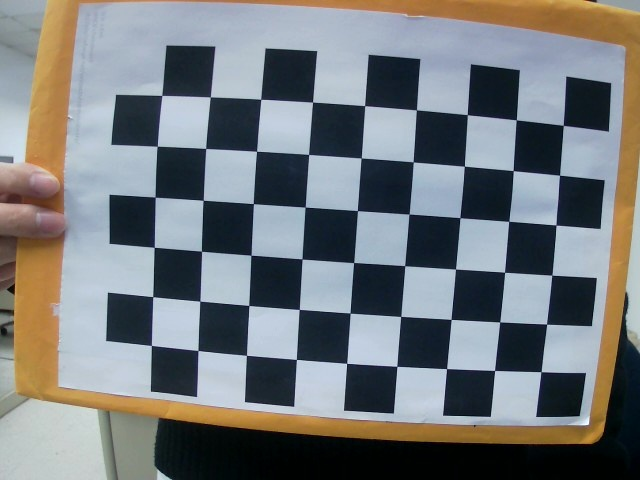
//> input picture Camera_Calibration/input/1_L.jpg, 640 x 480 px
$ ./main   (built with g++ and OpenCV 4)
//> lines starting //> are read from the running program, lines starting //| are printed output that depends on the picture
#include <iostream>
#include<string>
#include<fstream>
#include<opencv2/opencv.hpp>
#include<opencv2/highgui/highgui.hpp>
#include<vector>
using namespace std;
using namespace cv;

int main(int argc, char* argv[])
{
	int checkboardsize[2]{ 6,9 };//棋盤的尺寸
	ifstream fin;
	Mat img, gray;
	char temp[300]{};
	fin.open("case1.txt");
	while (!fin.eof())
	{
		string temp;
		getline(fin, temp);
		img = imread(temp);
//> img is the input picture: 480 rows x 640 cols, CV_8UC3; mean B, G, R 123.2, 121, 117.2

		vector<vector<Point3f> > objpoints;// 三維點
		vector<vector<Point2f> > imgpoints;//二維點


		vector<Point3f> objp;//三維坐標系
		for (int i{ 0 }; i < checkboardsize[1]; i++)
		{
			for (int j{ 0 }; j < checkboardsize[0]; j++)
			{
				objp.push_back(Point3f(j, i, 0));
			}
		}


		vector<Point2f> corner_pts;//儲存角點像素座標
		bool success;

		cvtColor(img, gray, COLOR_BGR2GRAY);
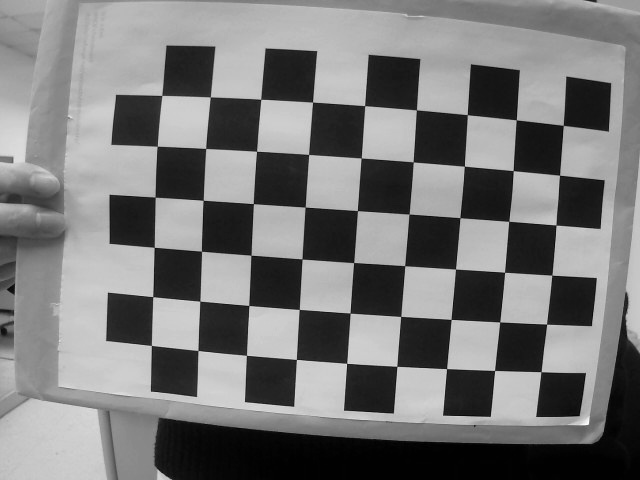
//> gray: 480 rows x 640 cols, CV_8UC1; min 0, max 253, mean 120.1

		//找角點
		//如果是所需數量的角則success = true
		success = findChessboardCorners(gray, Size(checkboardsize[0], checkboardsize[1]), corner_pts, CALIB_CB_ADAPTIVE_THRESH | CALIB_CB_FAST_CHECK | CALIB_CB_NORMALIZE_IMAGE);
//> success = true; corner_pts = 54 Points (x, y), first 12: [563.3, 125.4], [559.6, 175.2], [556, 225], [551.8, 275.1], [546.6, 324.2], [541, 371.6], [516.3, 119.8], [513.2, 170.6], [508.7, 221.4], [504.6, 272.4], [499.6, 321.9], [494.6, 370.5]

		if (success)//如果是需要的角點 優化他
		{
			TermCriteria criteria(TermCriteria::EPS | TermCriteria::Type::MAX_ITER, 30, 0.001);

			cornerSubPix(gray, corner_pts, Size(11, 11), Size(-1, -1), criteria);//優化二維點
//> corner_pts = 54 Points (x, y), first 12: [563.2, 125.4], [559.5, 175.2], [556, 225], [551.9, 275.2], [546.6, 324.2], [541, 371.7], [516.3, 119.8], [513.2, 170.6], [508.7, 221.3], [504.6, 272.2], [499.7, 321.9], [494.6, 370.5]

			//drawChessboardCorners(img, Size(checkboardsize[0], checkboardsize[1]), corner_pts, success);//顯示角點

			objpoints.push_back(objp);
			imgpoints.push_back(corner_pts);
//> imgpoints = 1 point lists
		}
		//imshow("Image", img);
		//waitKey(0);

		Mat cameraMatrix, distCoeffs, R, T;


		calibrateCamera(objpoints, imgpoints, Size(gray.rows, gray.cols), cameraMatrix, distCoeffs, R, T);//校準
//> cameraMatrix = [[3893.8, 0, 399.2], [0, 3836.4, 236.5], [0, 0, 1]]; distCoeffs = [-3.14, -3542.8, -0.146, -0.0917, 405778.4]; R = [[-0.104, -0.174, 1.64]]; T = [[3.28, -2.24, 74.36]]

		// 内参矩阵
		//cout << "cameraMatrix : " << cameraMatrix << std::endl;
		// 畸變系数
		//cout << "distCoeffs : " << distCoeffs << std::endl;
		// rvecs
		//cout << "Rotation vector : " << R << std::endl;
		// tvecs
		//cout << "Translation vector : " << T << std::endl;

		Mat dst;
		undistort(img, dst, cameraMatrix, distCoeffs, noArray());//矯正
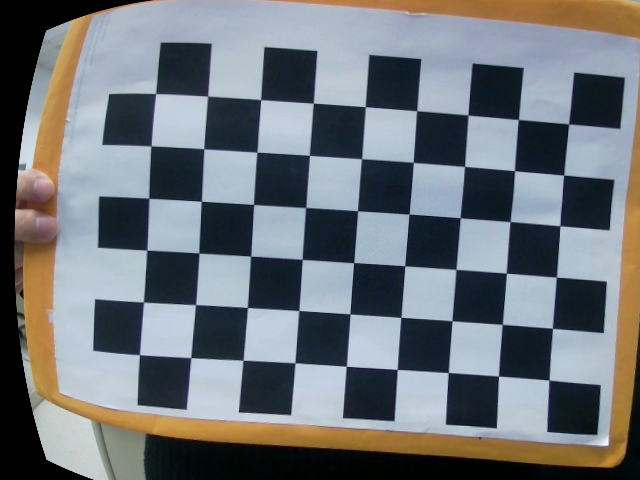
//> dst: 480 rows x 640 cols, CV_8UC3; mean B, G, R 120.1, 115.9, 110.8
//> (the run ends here: the program stops with an error, at `cvtColor(img, gray, COLOR_BGR2GRAY);`)
